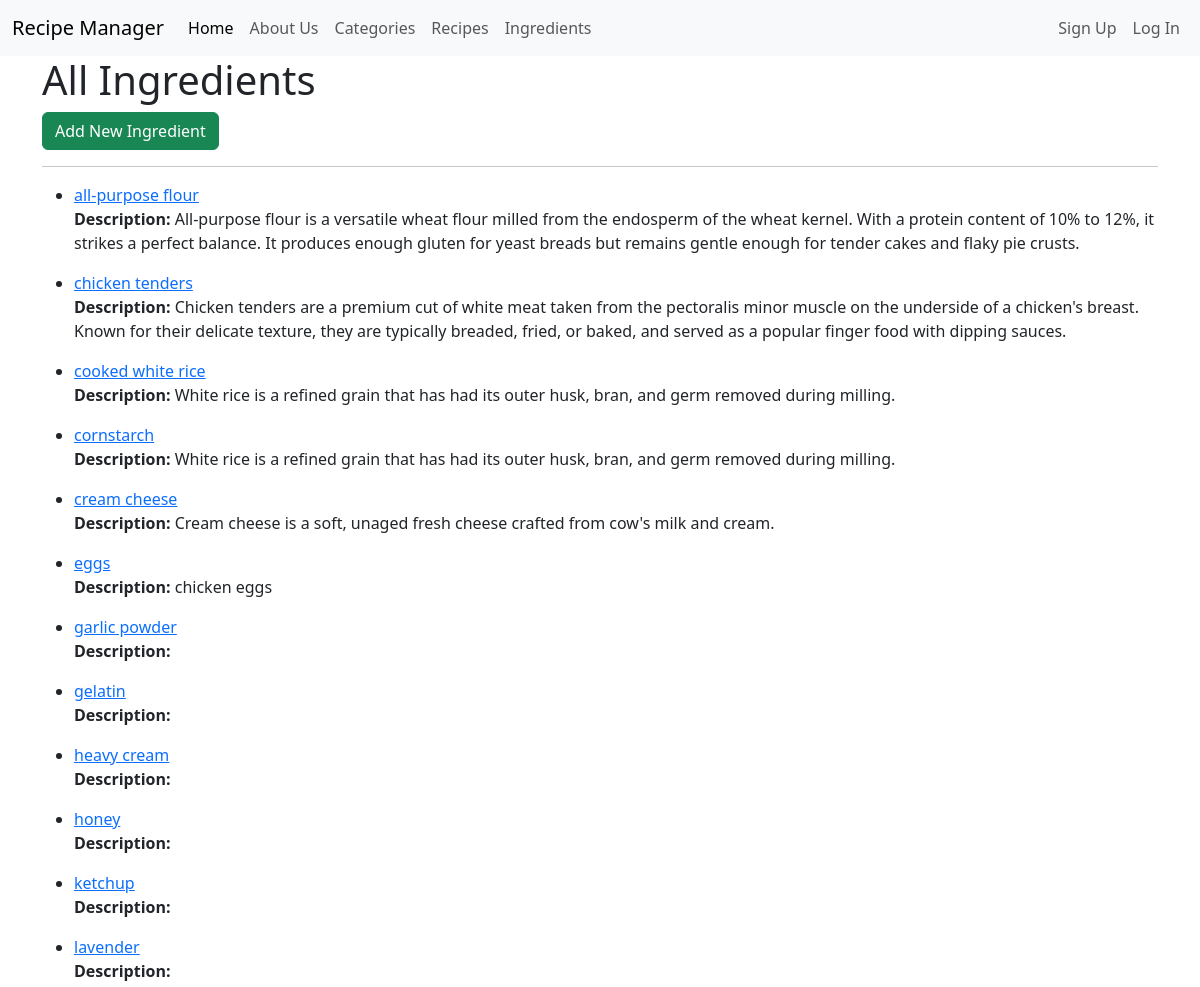
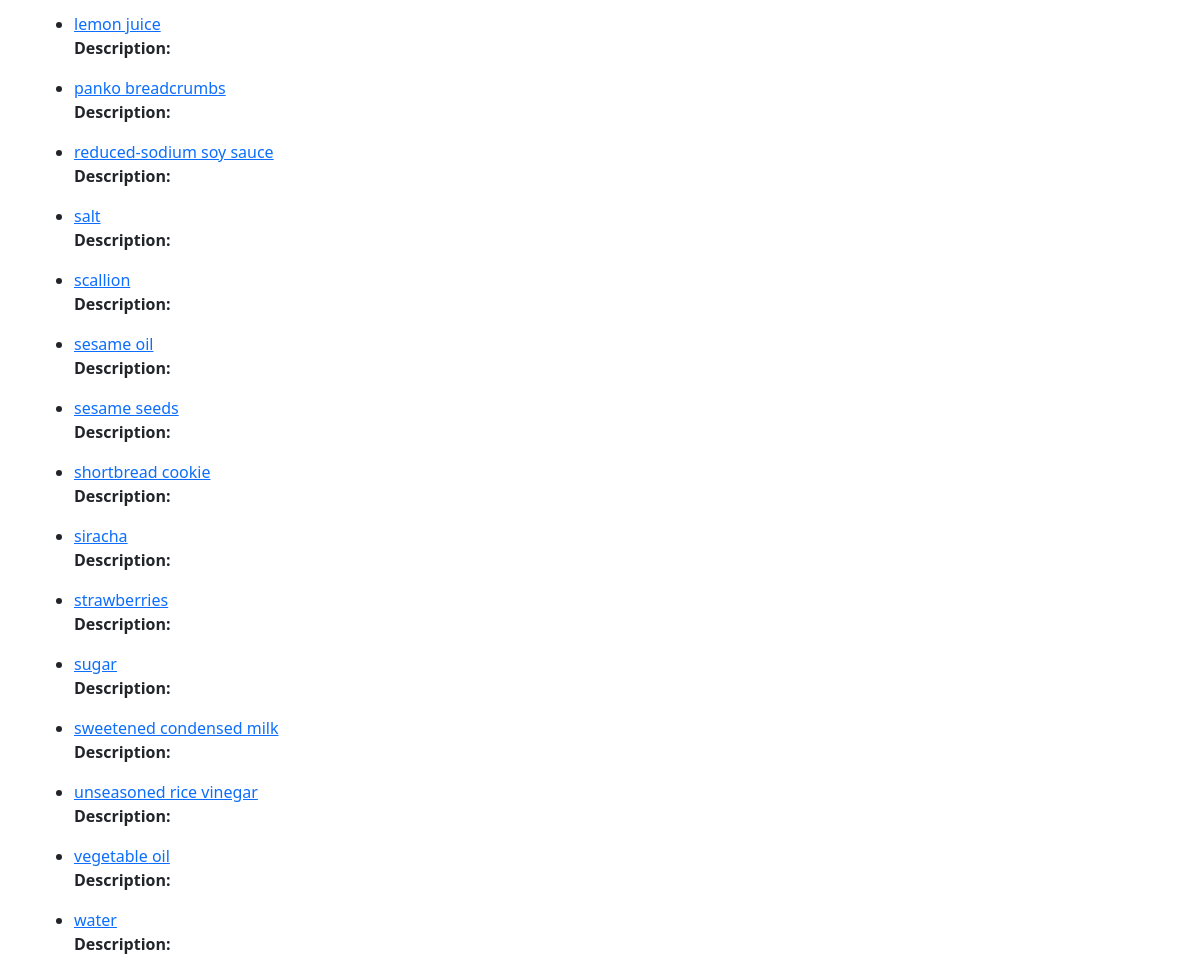
/recipes/ingredients/, run on the app's committed database (2 pictures, top to bottom).
### recipes/models.py (models this page shows, shortened)
class Ingredient(models.Model):
    name = models.CharField(max_length=150, unique=True)
    description = models.TextField(blank=True)
    class Meta:
        verbose_name = 'Ingredient'
        verbose_name_plural = 'Ingredients'
        ordering = ['name']

### recipes/views.py (the view)
# urls.py: path('ingredients/', IngredientListView.as_view(), name='ingredients_list'),
class IngredientListView(ListView):
    model = Ingredient
    template_name = 'ingredients/list.html'
    context_object_name = 'ingredients'

### templates/ingredients/list.html (shortened to what this page needs)
{% extends 'base.html' %}
{% block content %}
    <h1>All Ingredients</h1>
    <a href="{% url 'ingredients_new' %}" class="btn btn-success">Add New Ingredient</a>
    <hr>
    <ul>
        {% for ingredient in ingredients %}
            <li>
                <a href= "{% url 'ingredients_detail' ingredient.id %}">{{ ingredient.name }}</a>
                <p><strong>Description:</strong> {{ ingredient.description }}</p>
            </li>
        {% endfor %}
    </ul>
{% endblock content %}

### data on the page
Ingredient: name "all-purpose flour", description "All-purpose flour is a versatile wheat flour milled from the endosperm of the wheat kernel. With a protein content of 10% to 12%, it strikes a perfect balance. It produces enough gluten for yeast breads but remains gentle enough for tender cakes and flaky pie crusts."
Ingredient: name "chicken tenders", description "Chicken tenders are a premium cut of white meat taken from the pectoralis minor muscle on the underside of a chicken's breast. Known for their delicate texture, they are typically breaded, fried, or baked, and served as a popular finger food with dipping sauces."
Ingredient: name "cooked white rice", description "White rice is a refined grain that has had its outer husk, bran, and germ removed during milling."
Ingredient: name "cornstarch", description "White rice is a refined grain that has had its outer husk, bran, and germ removed during milling."
Ingredient: name "cream cheese", description "Cream cheese is a soft, unaged fresh cheese crafted from cow's milk and cream."
Ingredient: name "eggs", description "chicken eggs"
Ingredient: name "garlic powder"
Ingredient: name "gelatin"
Ingredient: name "heavy cream"
Ingredient: name "honey"
Ingredient: name "ketchup"
Ingredient: name "lavender"
Ingredient: name "lemon juice"
Ingredient: name "panko breadcrumbs"
Ingredient: name "reduced-sodium soy sauce"
Ingredient: name "salt"
Ingredient: name "scallion"
Ingredient: name "sesame oil"
Ingredient: name "sesame seeds"
Ingredient: name "shortbread cookie"
Ingredient: name "siracha"
Ingredient: name "strawberries"
Ingredient: name "sugar"
Ingredient: name "sweetened condensed milk"
Ingredient: name "unseasoned rice vinegar"
Ingredient: name "vegetable oil"
Ingredient: name "water"
